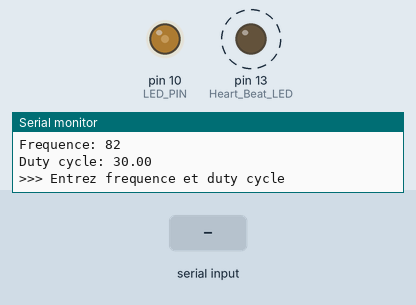
This sketch was run on a simulated Arduino Uno, built with avr-gcc and run on an emulated ATmega328P. Parts: output pins drawn as LEDs (lit = HIGH), the last lines printed to the serial monitor. Dashed ring = blinking. The test bench sets the inputs (shaded band).

Above: at 0.7 s.
1.3 s: "90,45\n" received over Serial
4.3 s: "5\n" received over Serial
At 5.2 s:
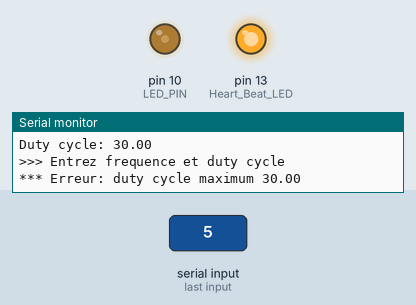
At 5.9 s:
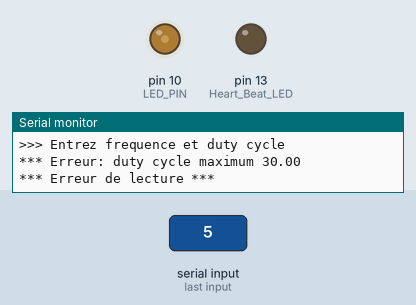
Timing chart, 0 to 13.3 s (numbered marks = the images above; inputs shaded):
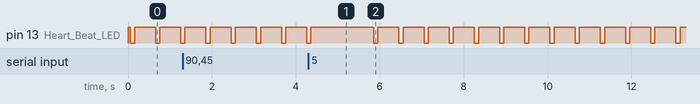

The sketch:

StrobeLightLecture.ino
```cpp
#include <PWM.h>                  // PWM Frequency library available at https://code.google.com/archive/p/arduino-pwm-frequency-library/downloads

// VL: Mi bas de la guitare (E2): 82.41 Hz
//     La bas de la guitare (A2): 110.0 Hz

#define LED_PIN 10        // pin Arduino pour activer les LED
#define MAX_DUTY_CYCLE 30.0 // duty cycle maximum pour proteger le circuit

#define ERR_MAX_DUTY 1
#define ERR_SETPINFREQ 2
#define ERR_LECTURE 3

long frequence = 82;      // Frequence de pulsation des LED
float dutyCycle = 30.0;   // Duty cycle du PWM de 1 à 100
bool succes = false;

void setup() {
  Serial.begin(9600); // opens serial port, sets data rate to 9600 bps
  Serial.flush();

  pinMode(LED_BUILTIN, OUTPUT); // Heart Beat LED

  InitTimersSafe();   // initialiser tous les timers sauf 0 qui est utilise pour le time()

  succes = SetPinFrequencySafe(LED_PIN, frequence); // ajuster la frequence du PWM
  if(succes) {
    digitalWrite(LED_BUILTIN, HIGH);
  }

  pwmWrite(LED_PIN, round(dutyCycle*255/100)); // ajuster le duty cycle du PWM

  Serial.println("StrobeLightLecture V1");
  Serial.println("---------------------");
  imprimeStatut();
  Serial.println(">>> Entrez frequence et duty cycle");
  Serial.println();
}

void loop() {

  // "I'm alive" signal
  if (succes) {
    digitalWrite(LED_BUILTIN, LOW);
    delay(100);
    digitalWrite(LED_BUILTIN, HIGH);
    delay(500);
  }

  // des caracteres sont disponibles sur le port serie
  if (Serial.available() > 0) {

    // lire la frequence et le duty cycle
    long freq_tmp = Serial.parseInt();
    float duty_tmp = Serial.parseFloat();

    // verifier que la lecture du port serie s'est bien passee
    if (Serial.read() == '\n' && freq_tmp > 0 && duty_tmp > 0) {
      if (duty_tmp <= MAX_DUTY_CYCLE) {
        succes = SetPinFrequencySafe(LED_PIN, freq_tmp); // ajuster la frequence du PWM
        if (succes) {
          pwmWrite(LED_PIN, round(duty_tmp*255/100)); // ajuster le duty cycle du PWM
          frequence = freq_tmp;
          dutyCycle = duty_tmp;
          imprimeStatut();
        }
        else {
          imprimeErreur(ERR_SETPINFREQ);
          digitalWrite(LED_BUILTIN, LOW);
        }
      }
      else {
        imprimeErreur(ERR_MAX_DUTY);
      }
    }
    else {
      imprimeErreur(ERR_LECTURE);
    }
  }
}

void imprimeStatut() {
  Serial.print("Frequence: ");
  Serial.println(frequence);
  Serial.print("Duty cycle: ");
  Serial.println(dutyCycle);
  Serial.println();
}

void imprimeErreur(int code) {
  switch (code) {
    case ERR_MAX_DUTY:
      Serial.print("*** Erreur: duty cycle maximum ");
      Serial.print(MAX_DUTY_CYCLE);
      Serial.println();
      break;

    case ERR_SETPINFREQ:
      Serial.println("*** Erreur: SetPinFrequencySafe ***");
      break;

    case ERR_LECTURE:
      Serial.println("*** Erreur de lecture ***");
      break;

    default:
      Serial.println("*** Erreur inconnue ***");
      break;
  }
  Serial.println();
}
```

Measured:
- by itself, pin 13 (Heart_Beat_LED): repeats every 0.60 s: LOW 0.10 s, HIGH 0.50 s
